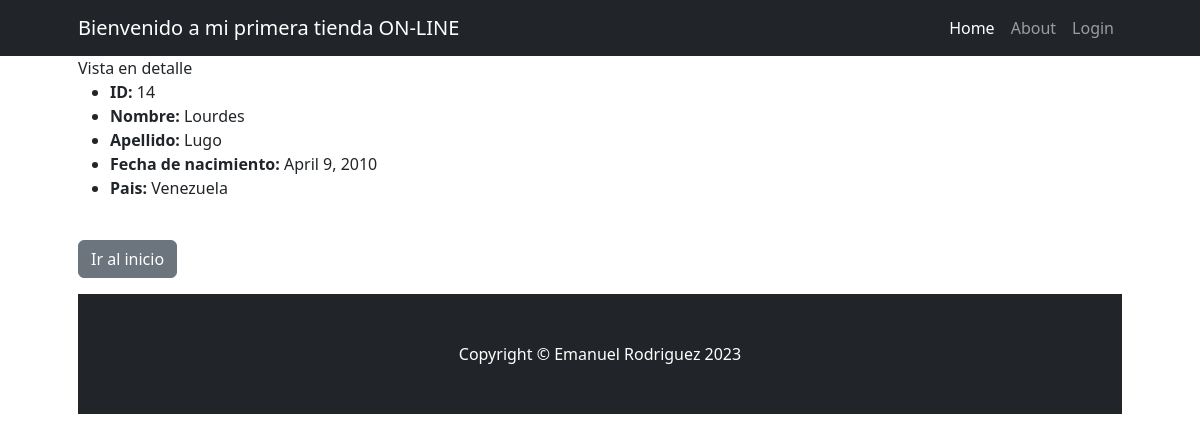
The page /cliente/detail/14 on the database as committed earlier.
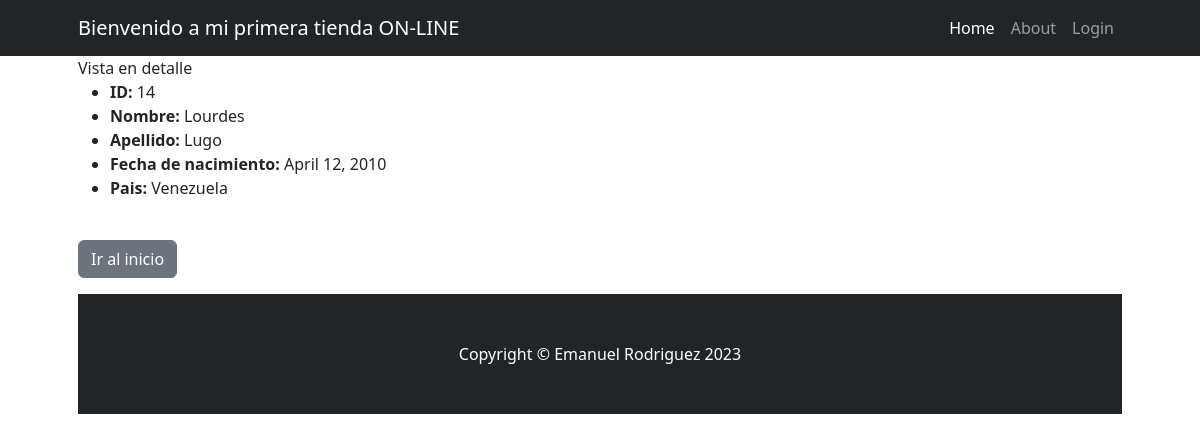
The same page on the database as committed later.
### cliente/models.py (models this page shows, shortened)
class Cliente(models.Model):
    nombre = models.CharField(max_length=100)
    apellido = models.CharField(max_length=100)
    nacimiento = models.DateField(null=True)
    pais_origen_id = models.ForeignKey(Pais, on_delete=models.SET_NULL, null=True, blank=True)
    imagen = models.ImageField(upload_to='images/', null=True, blank=True)

class Pais(models.Model):
    nombre = models.CharField(max_length=100)
    def __str__(self) -> str:
        return self.nombre

### cliente/views.py (the view)
# urls.py: path("detail/<int:pk>", views.ClienteDetail.as_view(), name="cliente_detail"),
class ClienteDetail(DetailView):
    model = models.Cliente

### cliente/templates/cliente/cliente_detail.html (shortened to what this page needs)
{% extends 'home/base.html' %}
{% block title %}
    Vista en detalle
{% endblock title %}
{% block content %}
    <ul>
        <li>
            <strong>ID:</strong> {{ object.id }}
            <li>
                <strong>Nombre:</strong> {{ object.nombre }}
                <li>
                    <strong>Apellido:</strong> {{ object.apellido }}
                    <li>
                        <strong>Fecha de nacimiento:</strong> {{ object.nacimiento }}
                        <li>
                            <strong>Pais:</strong> {{ object.pais_origen_id }}
                        </ul>
                        <p>
                            <a class="btn btn-secondary justify-content-around mt-4"
                               href="{% url 'cliente:index' %}">Ir al inicio</a>
                        </p>
                    {% endblock content %}

Rows that differ between the two databases and show on the page:
changed Cliente "Lourdes": nacimiento "April 9, 2010" → "April 12, 2010"
